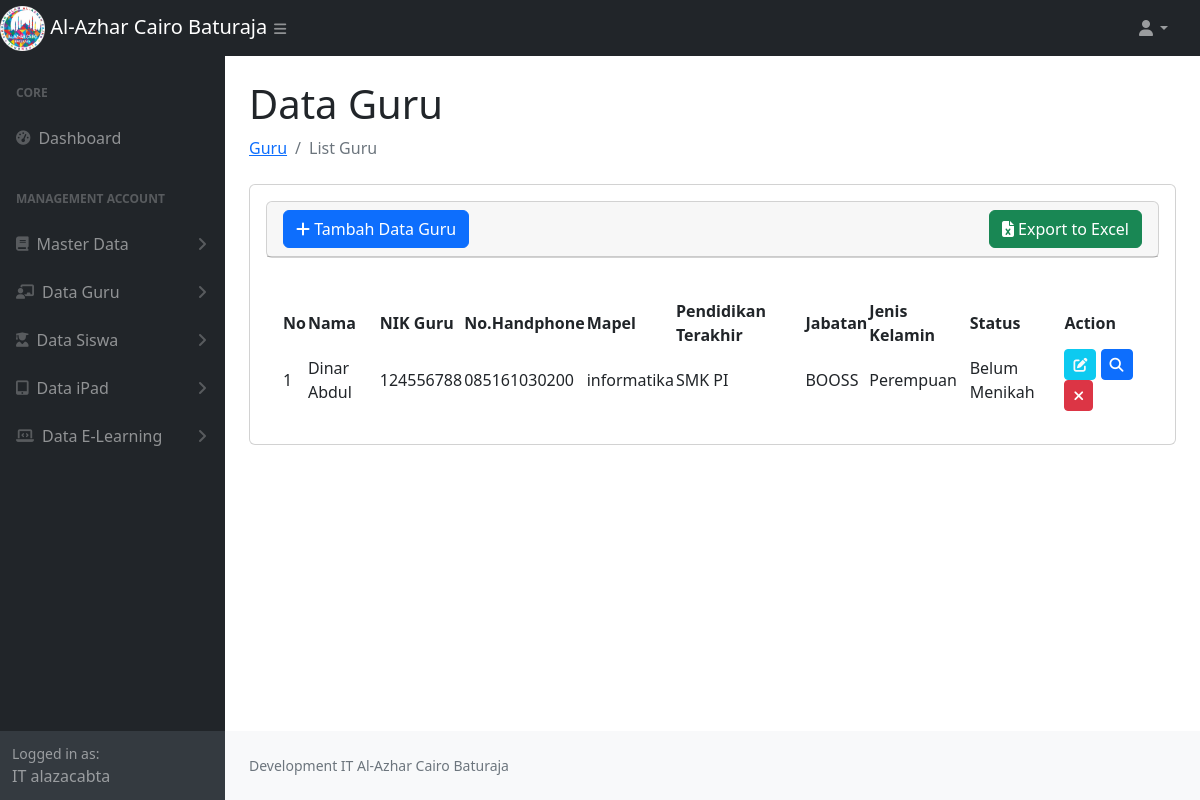
Before: /data_guru.php with the older database file.
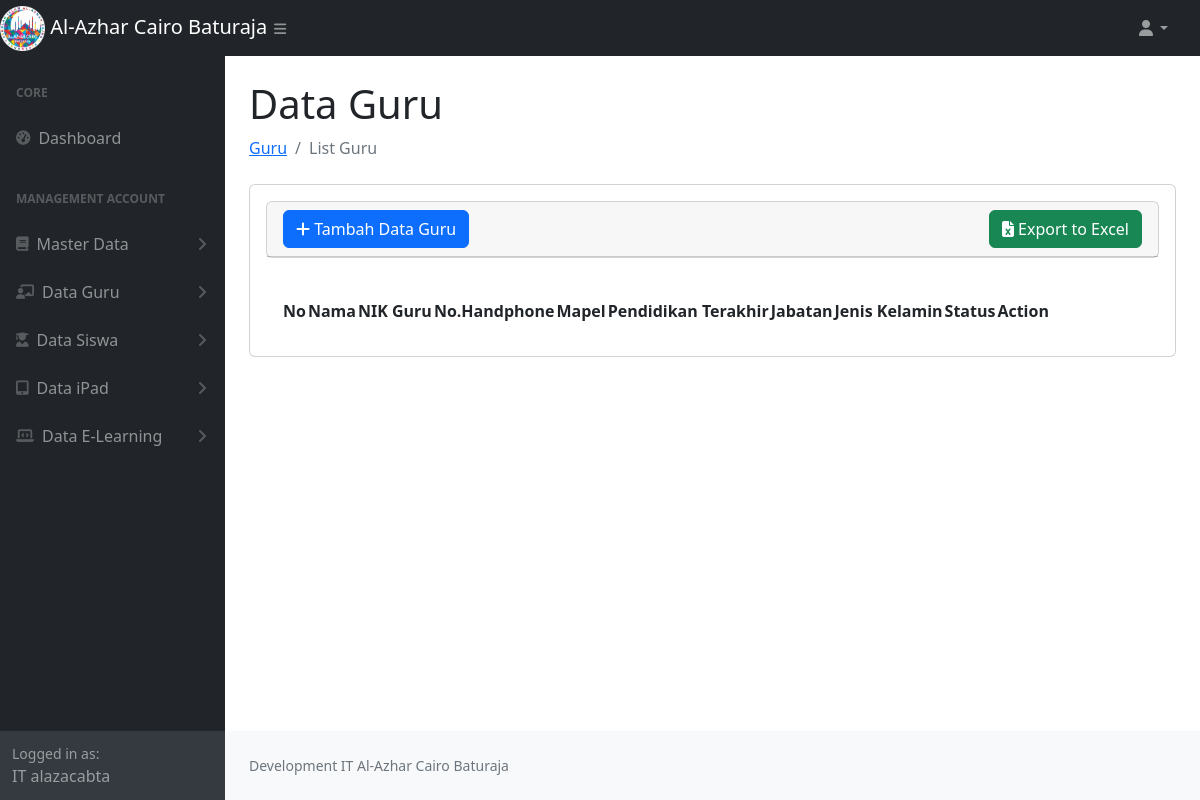
After: the same page with the newer database file.
### tables this page shows
CREATE TABLE `guru` (
  `id_guru` int NOT NULL AUTO_INCREMENT,
  `nama_guru` varchar(100) NOT NULL,
  `nik_guru` varchar(50) NOT NULL,
  `mapel` varchar(50) NOT NULL,
  `pendidikan_terakhir` varchar(255) DEFAULT NULL,
  `jenis_kelamin` enum('Laki-Laki','Perempuan') DEFAULT NULL,
  `nomor_handphone` varchar(50) DEFAULT NULL,
  `jabatan` varchar(255) DEFAULT NULL,
  `status` enum('Menikah','Belum Menikah') DEFAULT NULL,
  `tempat` varchar(255) DEFAULT NULL,
  `tanggal_lahir` date DEFAULT NULL,
  `agama` varchar(255) DEFAULT NULL,
  `image` text,
  `kelas_id` bigint DEFAULT NULL,
  PRIMARY KEY (`id_guru`)
);

### data_guru.php (the view, shortened to what the changed rows need)
<?php
require_once 'function.php';
$sql = "SELECT * FROM guru";
$stmt = $conn->prepare($sql);
$stmt->execute();
$result = $stmt->get_result();
$dataGuru = [];
while ($row = $result->fetch_assoc()) {
    $dataGuru[] = $row;
}
?>
<!DOCTYPE html>
<html lang="en">
    <head>
        <link href="https://cdn.jsdelivr.net/npm/simple-datatables@7.1.2/dist/style.min.css" rel="stylesheet" />
        <link href="css/styles.css" rel="stylesheet" />
        <link rel="stylesheet" href="https://cdnjs.cloudflare.com/ajax/libs/toastr.js/latest/toastr.css">
        <link rel="stylesheet" href="https://cdnjs.cloudflare.com/ajax/libs/font-awesome/6.7.2/css/all.min.css">
    </head>
    <body class="sb-nav-fixed">
        <div id="layoutSidenav">
            <div id="layoutSidenav_content">
                <main>
                    <div class="container-fluid px-4">
                        <h1 class="mt-4">Data Guru</h1>
                        <div class="card mb-4">
                            <div class="card-body">
                            <div class="card-body">
                                <table id="datatablesSimple">
                                    <thead>
                                        <tr>
                                            <th>No</th>
                                            <th>Nama</th>
                                            <th>NIK Guru</th>
                                            <th>No.Handphone</th>
                                            <th>Mapel</th>
                                            <th>Pendidikan Terakhir</th>
                                            <th>Jabatan</th>
                                            <th>Jenis Kelamin</th>
                                            <th>Status</th>
                                            <th>Action</th>
                                        </tr>
                                    </thead>
                                    <tbody>
                                        <?php
                                            foreach ($dataGuru as $key => $data) {
                                        ?>
                                        <tr>
                                            <td><?= $key + 1; ?></td>
                                            <td><?= $data['nama_guru']; ?></td>
                                            <td><?= $data['nik_guru']; ?></td>
                                            <td><?= $data['nomor_handphone']; ?></td>
                                            <td><?= $data['mapel']; ?></td>
                                            <td><?= $data['pendidikan_terakhir']; ?></td>
                                            <td><?= $data['jabatan']; ?></td>
                                            <td><?= $data['jenis_kelamin']; ?></td>
                                            <td><?= $data['status']; ?></td>
                                            <td>
                                                <a href="javascript:void(0)" data-url="<?= 'show_guru.php' ?>" data-id="<?= $data['id_guru'] ?>" class="edit btn btn-info btn-sm text-light "> <i class="fas fa-edit"></i></a>
                                                 <a href="javascript:void(0)" data-url="<?= 'show_guru.php' ?>" data-id="<?= $data['id_guru'] ?>" class="detail btn btn-primary btn-sm"> <i class="fas fa-search"></i></a>
                                                <a href="javascript:void(0)" data-url="<?= 'delete_guru.php' ?>" data-id="<?= $data['id_guru'] ?>" class="delete btn btn-danger btn-sm"> <i class="fas fa-times"></i></a>
                                            </td>
                                        </tr>
                                        <?php
                                            }
                                        ?>
                                    </tbody>
                                </table>
                            </div>
                        </div>
                    </div>
                </main>
            </div>
        </div>
    </body>
</html>

Changed rows visible on the page:
removed guru: nama_guru "Dinar Abdul", nik_guru "124556788", nomor_handphone "085161030200", mapel "informatika", pendidikan_terakhir "SMK PI", jabatan "BOOSS", jenis_kelamin "Perempuan", status "Belum Menikah"
